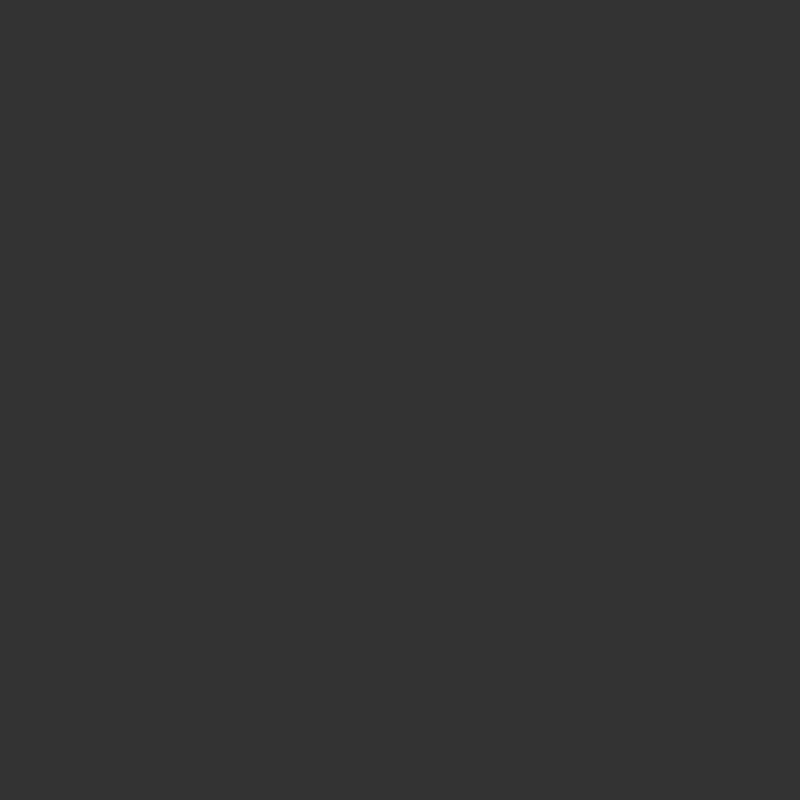
Frame 1 (no input)
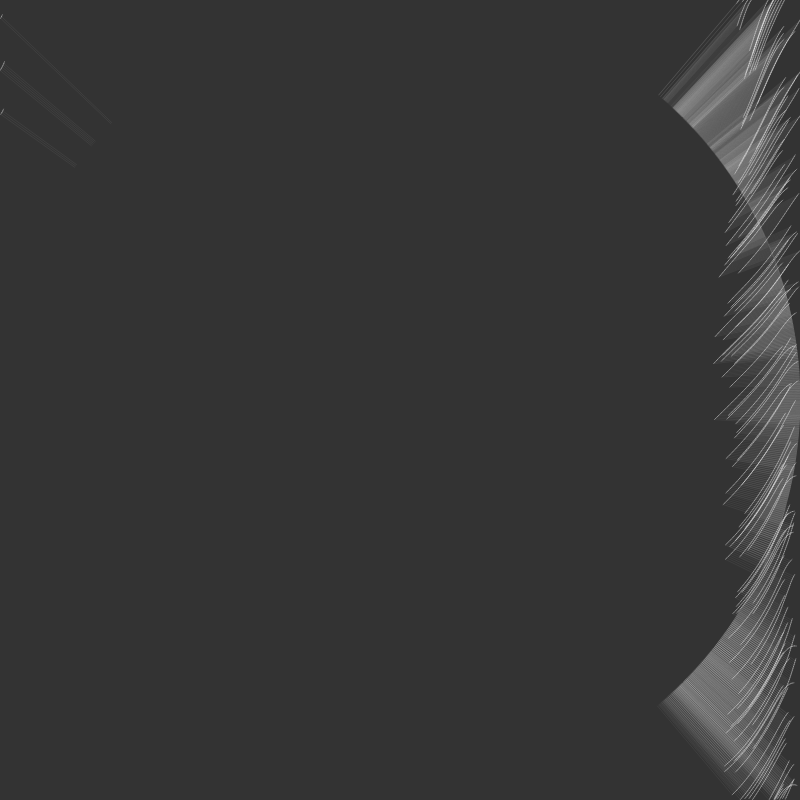
Frame 60 (no input)
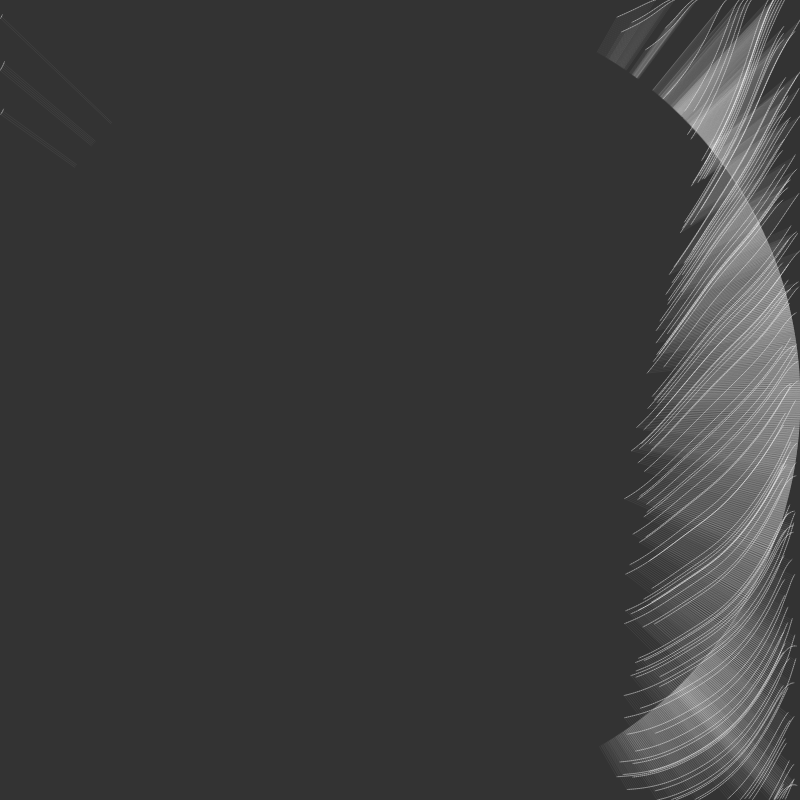
Frame 120 (the mouse pressed at the canvas centre since frame 60)

The p5.js sketch that drew these frames (run headless with seeded random() and noise() and a simulated clock; from frame 60 on, the mouse is pressed at the canvas centre):

// p5.js sketch
// ── sketch.js
// Factors of  1200:
// 1, 2, 3, 4, 5, 6, 8, 10, 12, 15, 16, 20, 24, 25, 30, 40, 48, 50, 60, 75, 80, 100, 120, 150, 200, 240, 300, 400, 600, 1200
//
// Factors of 800:
// 1, 2, 4, 5, 8, 10, 16, 20, 25, 32, 40, 50, 80, 100, 160, 200, 400, 800
const FIELD_SIZE = 10; 
const NUM_FRAMES = 2500;
let DEBUG_MODE = true;

const PARTICLE_COUNT = 100;
let particles = [];
let total_particles = PARTICLE_COUNT;

let flowfield;
let starting_points = [];

let avgGen = 0;

function setup() {
  createCanvas(800, 800);
  background(51);
  noiseSeed(1002);

  flowfield = new FlowField(FIELD_SIZE);

  starting_points = generateStartingPoints();

  for (let i = 0; i < PARTICLE_COUNT; i++) {
    let { startX, startY, particleColor } = starting_points[i];
    particles[i] = new Particle(startX, startY, particleColor);
  }
}

function draw() {
  // flowfield.update();

  for (let i = 0; i < particles.length; i++) {
    particles[i].follow(flowfield);
    particles[i].update(flowfield);
    particles[i].show();
  }

  if (DEBUG_MODE) {
    if (frameCount % 100 == 0) printStatus();
    // if (frameCount == NUM_FRAMES) noLoop();
  }
}

function generateStartingPoints() {
  let points = [];
  let x = width *  1.00;
  let scl = height / PARTICLE_COUNT;
  for (let i = 0; i < PARTICLE_COUNT; i++) {
    points.push({
      startX: x,
      startY: scl * i,
      particleColor: getColor(x, scl * i),
    })
  }
  return points;
}

let pointsIncrementor = 0;
function nextStartState() {
  let { startX, startY, particleColor } = starting_points[pointsIncrementor++ % starting_points.length];
  return {startX, startY, particleColor};
}

let colorIndex = 0;
function getColor(startX, startY) {
  let a = 100;
  let palette = [
    [245, 245, 245],
  ]
  let c = palette[colorIndex++ % palette.length];
  return [...c, a];
}

function printStatus() {
  let fc = frameCount
  let avg = averageAge().toFixed(1);
  let ls = averageLifespan().toFixed(1);
  let gen = averageGeneration().toFixed(1);
  let tot = total_particles;
  let fr = frameRate().toFixed(1);
  let s = `${fc}\tavg: ${avg} ls: ${ls} gen: ${gen} total: ${tot} fr: ${fr}`
  console.log(s);
}

function averageAge() {
  return particles.reduce((prev, curr) => prev + int(curr.age), 0) / particles.length;
}

function averageGeneration() {
  avgGen = particles.reduce((prev, curr) => prev + int(curr.generation), 0) / particles.length;
  return avgGen;
}

function averageLifespan() {
  return particles.reduce((prev, curr) => prev + int(curr.lifetime), 0) / particles.length;
}

function keyPressed() {
  switch (key) {
    case 'S':
      loop();
      console.log("Started looping");
      break;
    case ' ':
      noLoop();
      console.log("Stopped looping");
      break;
    default:
      break;
  }
}

// ── field.js
function FlowField(fieldSize) {
  let xIncr = 0.0235;
  let yIncr = xIncr/5;
  let zIncr = 0.02;
  // let zOff = 10.02;
  let zOff = 0.0;

  this.fieldSize = fieldSize;
  this.cols = floor(width / this.fieldSize);
  this.rows = floor(height / this.fieldSize);

  this.field = new Array(this.cols * this.rows);



  this.update = function updateFlowField() {
    let yOff = 0.0;
    for (let y = 0; y < this.rows; y++) {
      let xOff = 0;
      for (let x = 0; x < this.cols; x++) {
        let idx = x + (y * this.cols);
        let angle = generateFieldAngle(xOff, yOff, zOff);
        let v = p5.Vector.fromAngle(angle);
        v.setMag(0.5);
        this.field[idx] = v;

        xOff += xIncr;
      }
      yOff += yIncr;
    }

    if (frameCount % 10 == 0) {
      // zOff += 0.2;
      // console.log(frameCount);
      // zIncr = 0.0
      zOff += zIncr;
    }
  }

  this.update();

  this.getVector = function getVectorFlowField(_x, _y) {
    let x = floor(_x / this.fieldSize);
    let y = floor(_y / this.fieldSize);
    let idx = x + (y * this.cols);
    let vector = this.field[idx];
    return vector;
  }

  function generateFieldAngle(xOff, yOff, zOff) {
    let n = noise(xOff, yOff, zOff); // 0 < n < 1
    // let f = 4;
    // n = floor(n * f) / f;
    return - n * TWO_PI - 0.4;
  }
}
// ── particle.js
MIN_LIFESPAN = 500;
MAX_LIFESPAN = 1000;

function Particle(x, y, c) {
  this.pos = createVector(x, y);
  this.vel = createVector(random(-TWO_PI, TWO_PI), random(-TWO_PI, TWO_PI));
  this.acc = createVector(0, 0);
  this.diameter = random(20, 150);
  this.maxSpeed = 2;
  this.lifetime = int(random(MIN_LIFESPAN, MAX_LIFESPAN));
  this.age = 0;
  this.generation = 0;
  this.strokeWeight = 0.15;
  this.color = c;

  this.prevPos = this.pos.copy();

  this.update = function updateParticle(field) {
    if (this.age < this.lifetime) {
      this.vel.add(this.acc);
      this.vel.limit(this.maxSpeed);
      this.direction = p5.Vector.sub(this.pos, this.prevPos);
      this.prevPos = this.pos.copy();
      this.pos.add(this.vel);
      this.acc.mult(0);
      this.edges();
      this.age += 1;
    } else {
      let { startX, startY, particleColor } = nextStartState();
      this.color = particleColor
      this.pos = createVector(startX, startY);
      this.prevPos = this.pos.copy();
      this.vel = createVector(0, 0);
      this.acc = createVector(0, 0);
      this.lifetime = int(random(MIN_LIFESPAN, MAX_LIFESPAN))
      this.age = 0;
      this.generation += 1;
      this.diameter = random(20, 150);
      // this.color = getColor(startX, startY, this.generation);
      total_particles++;
    }
  }

  this.applyForce = function applyForceParticle(force) {
    this.acc.add(force);
  }

  this.follow = function followParticle(flowfield) {
    let force = flowfield.getVector(this.pos.x, this.pos.y);
    this.applyForce(force);
  }

  this.show = function showParticle() {
    if (this.age > 10 && frameCount > 0) {
      this.direction.normalize()
      this.direction.mult(this.diameter);
      stroke(this.color);
      strokeWeight(this.strokeWeight);
      // fill(this.color);
      let center = createVector(width/2, height/2);
      let r = p5.Vector.sub(this.pos, center);
      r.normalize();
      r.mult(width/2);
      r.add(center);
      line(this.pos.x, this.pos.y, r.x, r.y);
      let secondaryColor = [...this.color];
      secondaryColor[3] = secondaryColor[3] * 4
      strokeWeight(this.strokeWeight*6);
      line(this.pos.x, this.pos.y, this.prevPos.x, this.prevPos.y);
    }
  }

  this.edges = function() {
    if (this.pos.x > width) {
      this.pos.x = 0;
      this.prevPos = this.pos.copy();
    }
    if (this.pos.x < 0) {
      this.pos.x = width;
      this.prevPos = this.pos.copy();
    }
    if (this.pos.y > height) {
      this.pos.y = 0;
      this.prevPos = this.pos.copy();
    }
    if (this.pos.y < 0) {
      this.pos.y = height;
      this.prevPos = this.pos.copy();
    }
  }
}
